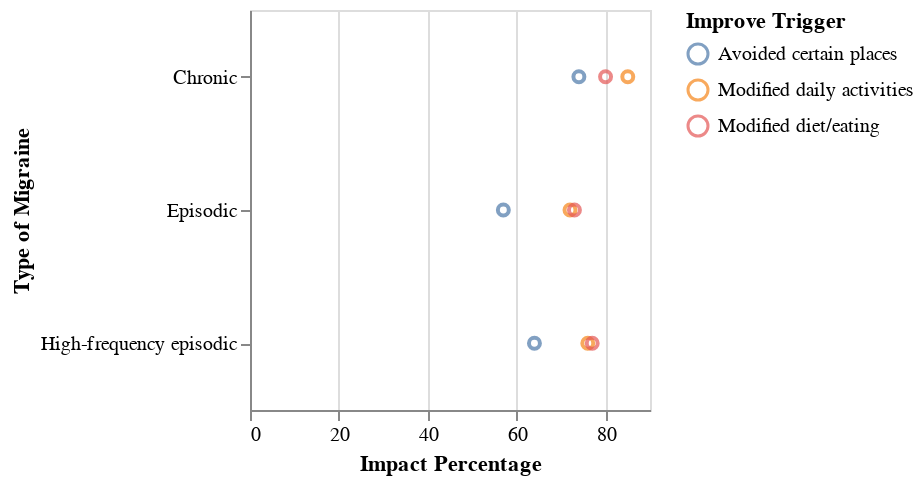

Notebook code for this chart:
### Code cell
#bar plot in altair
alt.Chart(migraine_type).mark_point().encode(
    x='Impact Percentage:Q',
    y='Type of Migraine:N',
    color='Improve Trigger:N'
).properties(
    width=200,
    height=200
)

### Figure 1 — Vega-Lite specification as saved in the notebook (floating-point values rounded to 4 significant figures)
{"config": {"view": {"continuousWidth": 400, "continuousHeight": 300}}, "data": {"name": "data-d78738b697920ba661f76fc17c27afda"}, "mark": "point", "encoding": {"color": {"type": "nominal", "field": "Improve Trigger"}, "x": {"type": "quantitative", "field": "Impact Percentage"}, "y": {"type": "nominal", "field": "Type of Migraine"}}, "height": 200, "width": 200, "$schema": "https://vega.github.io/schema/vega-lite/v4.8.1.json", "datasets": {"data-d78738b697920ba661f76fc17c27afda": [{"Type of Migraine": "Episodic", "Improve Trigger": "Modified daily activities", "Impact Percentage": 72, "Symptoms": "Clumsiness", "Impact_Percentage": 37}, {"Type of Migraine": "Episodic", "Improve Trigger": "Modified diet/eating", "Impact Percentage": 73, "Symptoms": "Vertigo", "Impact_Percentage": 31}, {"Type of Migraine": "Episodic", "Improve Trigger": "Avoided certain places", "Impact Percentage": 57, "Symptoms": "Memory loss", "Impact_Percentage": 16}, {"Type of Migraine": "High-frequency episodic", "Improve Trigger": "Modified daily activities", "Impact Percentage": 76, "Symptoms": "Clumsiness", "Impact_Percentage": 41}, {"Type of Migraine": "High-frequency episodic", "Improve Trigger": "Modified diet/eating", "Impact Percentage": 77, "Symptoms": "Vertigo", "Impact_Percentage": 39}, {"Type of Migraine": "High-frequency episodic", "Improve Trigger": "Avoided certain places", "Impact Percentage": 64, "Symptoms": "Memory loss", "Impact_Percentage": 25}, {"Type of Migraine": "Chronic", "Improve Trigger": "Modified daily activities", "Impact Percentage": 85, "Symptoms": "Clumsiness", "Impact_Percentage": 52}, {"Type of Migraine": "Chronic", "Improve Trigger": "Modified diet/eating", "Impact Percentage": 80, "Symptoms": "Vertigo", "Impact_Percentage": 25}, {"Type of Migraine": "Chronic", "Improve Trigger": "Avoided certain places", "Impact Percentage": 74, "Symptoms": "Memory loss", "Impact_Percentage": 36}]}}
